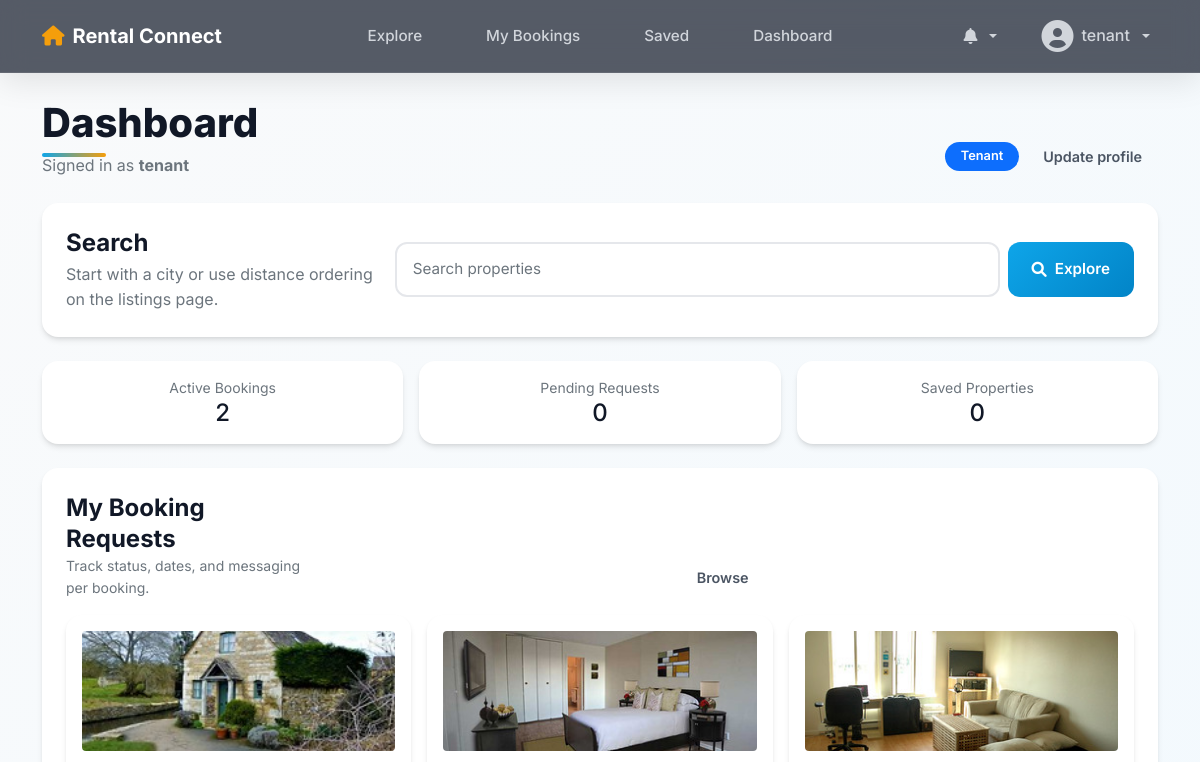
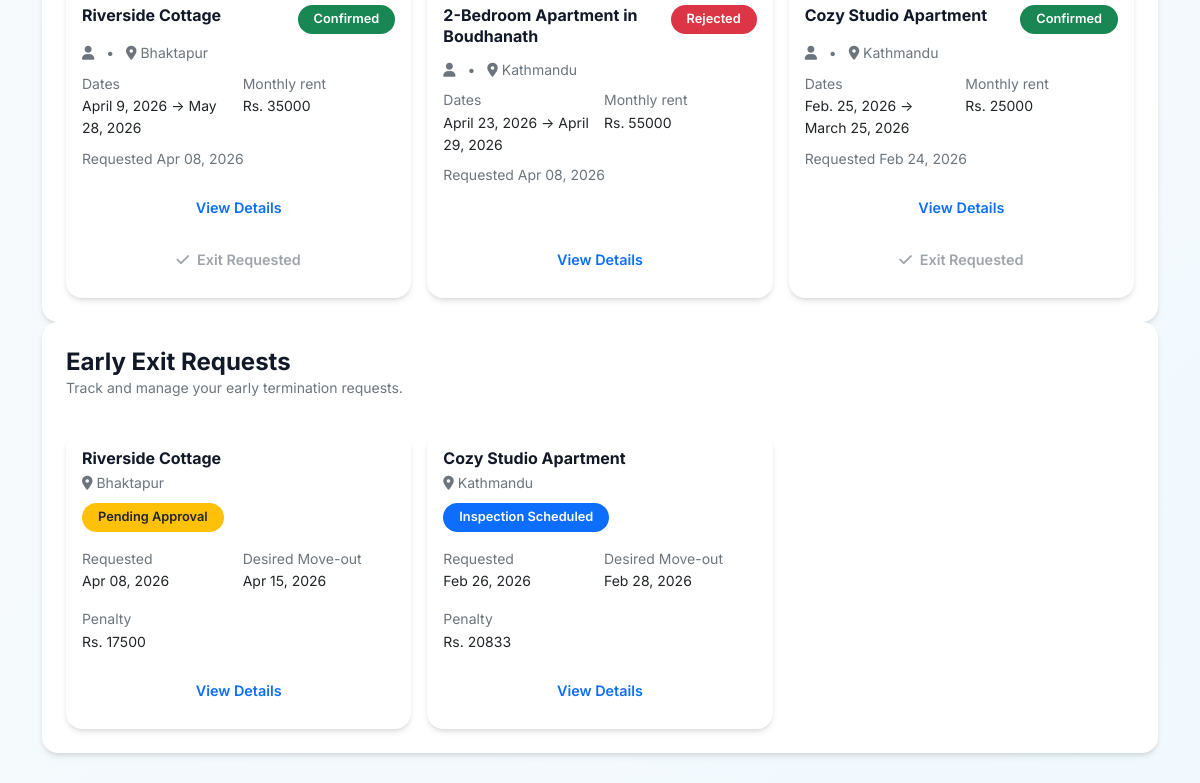
Before: /users/dashboard/ (signed in, upper part) with the older database file (2 pictures, top to bottom).
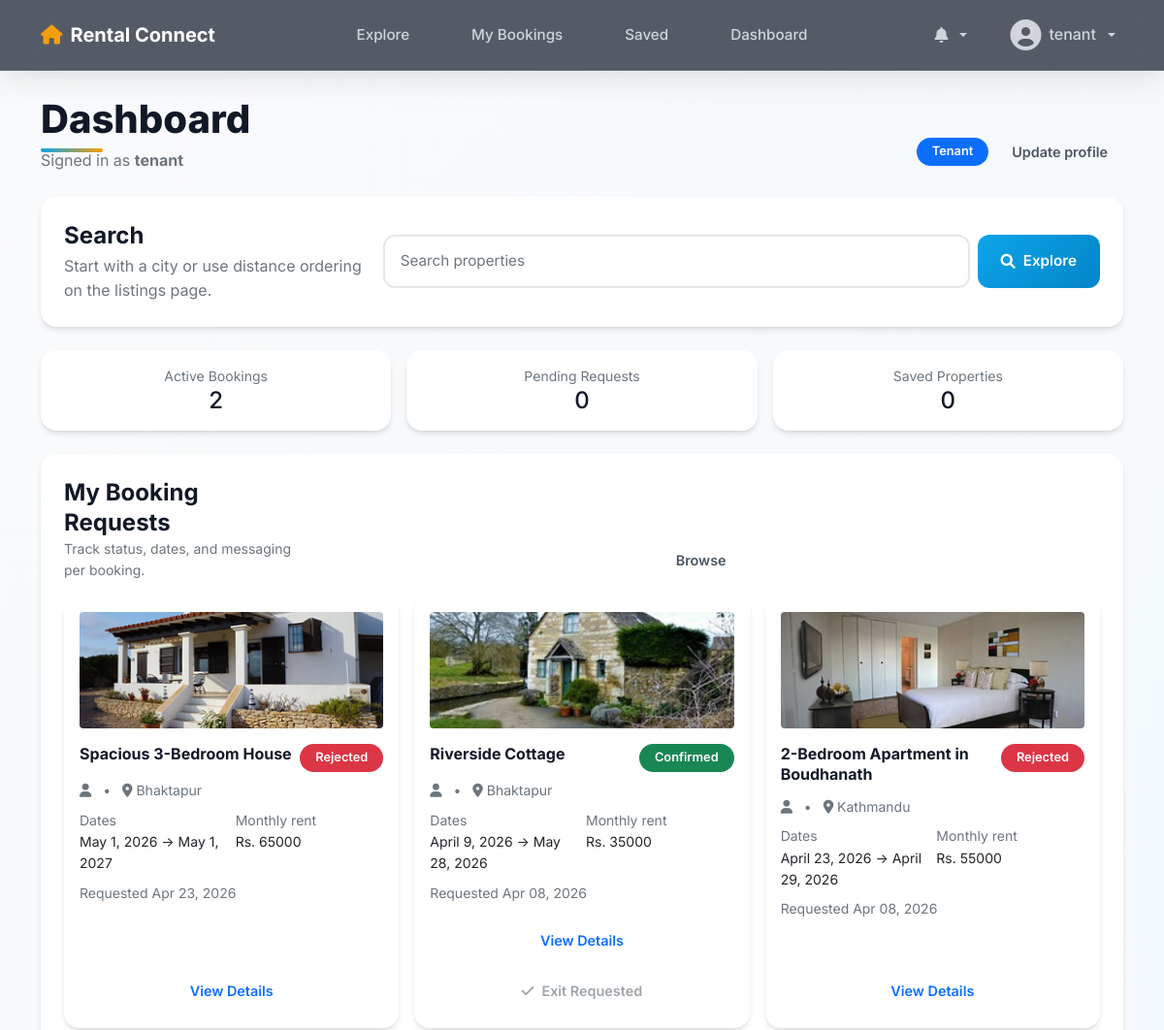
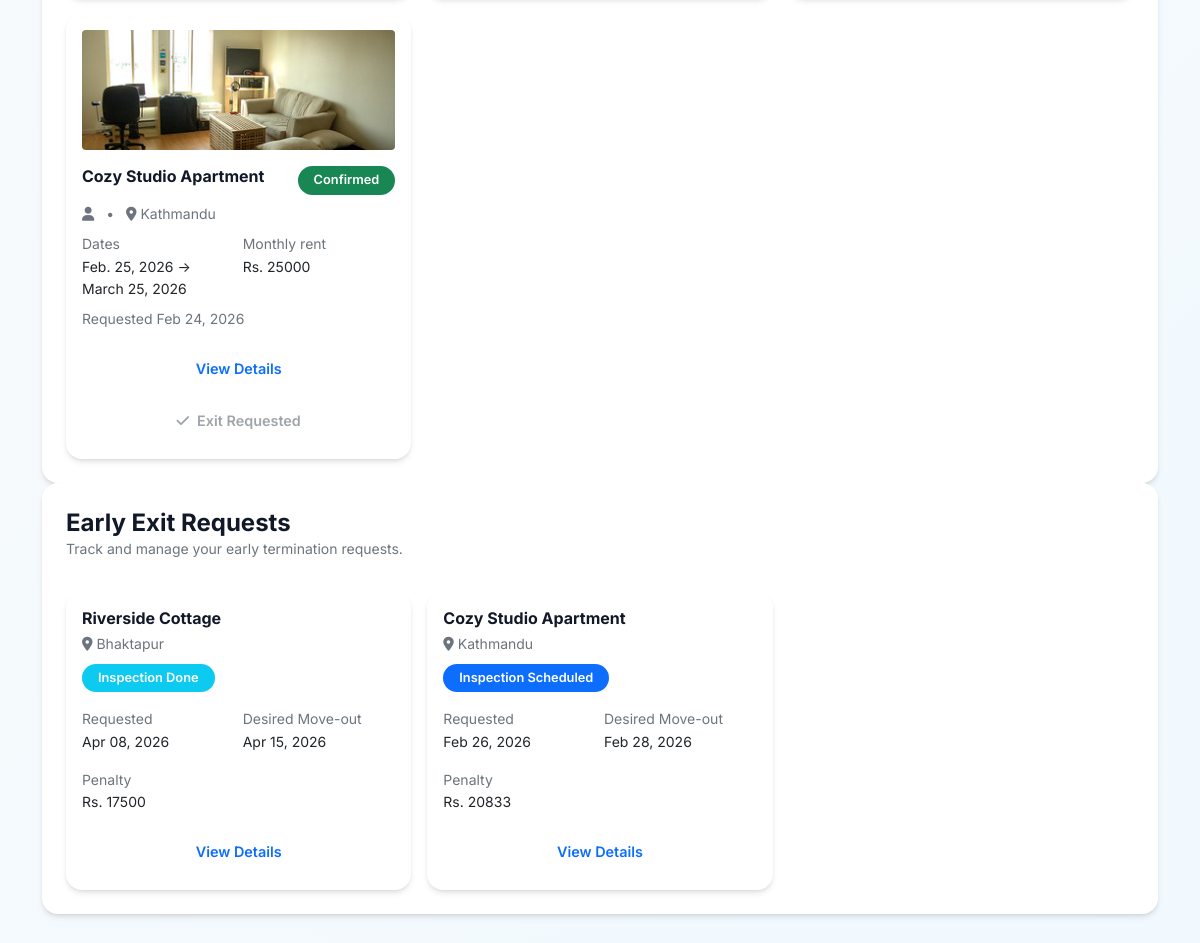
After: the same page with the newer database file (2 pictures, top to bottom).
### listings/models.py (models this page shows, shortened)
class Booking(models.Model):
    STATUS_CHOICES = (
        ('pending', 'Pending'),
        ('approved', 'Approved'),
        ('rejected', 'Rejected'),
        ('rented_out', 'Rented Out'),  # Finalized - property is occupied
        ('cancelled', 'Cancelled'),      # Tenant cancelled before checkout
        ('completed', 'Completed'),      # Tenancy ended normally
    )
    tenant = models.ForeignKey(CustomUser, on_delete=models.CASCADE, related_name='bookings_as_tenant')
    property = models.ForeignKey(Property, on_delete=models.CASCADE)
    start_date = models.DateField(db_index=True)  # Added index
    end_date = models.DateField(db_index=True)    # Added index
    monthly_rent = models.DecimalField(max_digits=10, decimal_places=2, null=True, blank=True)
    security_deposit = models.DecimalField(max_digits=10, decimal_places=2, null=True, blank=True)
    lock_in_months = models.PositiveIntegerField(default=0, help_text="Number of months tenant agrees not to exit early.")
    status = models.CharField(
        max_length=20,
        choices=STATUS_CHOICES,
        default='pending',
        db_index=True  # Added index
    )
    cancellation_reason = models.TextField(blank=True, null=True, help_text="Reason for cancellation (if cancelled)")
    finalized_at = models.DateTimeField(blank=True, null=True, help_text="When landlord finalized the booking (rented_out)")
    created_at = models.DateTimeField(auto_now_add=True)

class Property(models.Model):
    landlord = models.ForeignKey(
        CustomUser,
        on_delete=models.CASCADE,
        related_name='properties'
    )
    title = models.CharField(max_length=100)
    description = models.TextField()
    city = models.CharField(max_length=50, db_index=True)  # Added index
    rent = models.DecimalField(max_digits=10, decimal_places=2, db_index=True)  # Added index
    bedrooms = models.PositiveIntegerField()
    bathrooms = models.PositiveIntegerField()
    address = models.TextField()
    latitude = models.FloatField(null=True, blank=True, help_text="Decimal degrees")
    longitude = models.FloatField(null=True, blank=True, help_text="Decimal degrees")
    image = models.ImageField(
        upload_to='property_images/',
        blank=True,
        null=True,
        help_text="Primary property image (upload at least one image)"
    )
    is_verified = models.BooleanField(default=False, db_index=True)  # Added index
    created_at = models.DateTimeField(auto_now_add=True)
    class Meta:
        ordering = ['-created_at']

class EarlyExitRequest(models.Model):
    STATUS_CHOICES = (
        ('requested', 'Requested'),
        ('owner_approved', 'Owner Approved'),
        ('owner_rejected', 'Owner Rejected'),
        ('inspection_scheduled', 'Inspection Scheduled'),
        ('inspection_completed', 'Inspection Completed'),
        ('settlement_confirmed', 'Settlement Confirmed'),
        ('lease_terminated', 'Lease Terminated'),
        ('disputed', 'Disputed'),
    )
    booking = models.OneToOneField(Booking, on_delete=models.CASCADE, related_name='early_exit')
    request_date = models.DateTimeField(auto_now_add=True)
    desired_move_out = models.DateField()
    notice_given_days = models.PositiveIntegerField(null=True, blank=True)
    status = models.CharField(max_length=30, choices=STATUS_CHOICES, default='requested', db_index=True)
    owner_response_date = models.DateTimeField(null=True, blank=True)
    owner_comments = models.TextField(blank=True)
    penalty_amount = models.DecimalField(max_digits=10, decimal_places=2, default=0)
    deductions = models.DecimalField(max_digits=10, decimal_places=2, default=0)
    refund_amount = models.DecimalField(max_digits=10, decimal_places=2, default=0)
    last_updated = models.DateTimeField(auto_now=True)

### users/views.py (the view, shortened to what this page needs)
# urls.py: path('dashboard/', views.dashboard, name='dashboard'),
@login_required
def dashboard(request):
    bookings = None
    properties = None
    landlord_bookings = None
    stats = {}
    if request.user.is_tenant:
        bookings = Booking.objects.filter(
            tenant=request.user
        ).select_related('property', 'property__landlord').order_by('-created_at')
        user_lat = request.session.get('user_lat')
        user_lng = request.session.get('user_lng')
        if user_lat and user_lng:
            for booking in bookings:
                if booking.property.latitude and booking.property.longitude:
                    booking.distance = haversine(
                        (float(user_lat), float(user_lng)),
                        (booking.property.latitude, booking.property.longitude)
                    )
        exit_requests = EarlyExitRequest.objects.filter(booking__tenant=request.user)
        stats = {
            'total_bookings': bookings.count(),
            'pending_bookings': bookings.filter(status='pending').count(),
            'approved_bookings': bookings.filter(status='approved').count(),
            'rejected_bookings': bookings.filter(status='rejected').count(),
            'active_bookings': bookings.filter(status__in=['approved', 'rented_out']).count(),
            'exit_requests': exit_requests.count(),
        }
    return render(request, 'users/dashboard.html', {
        'is_admin': request.user.is_superuser,
        'is_tenant': request.user.is_tenant,
        'is_landlord': request.user.is_landlord,
        'bookings': bookings if bookings is not None else [],
        'properties': properties if properties is not None else [],
        'landlord_bookings': landlord_bookings if landlord_bookings is not None else [],
        'early_exits': EarlyExitRequest.objects.filter(booking__tenant=request.user).select_related('booking', 'booking__property').order_by('-request_date') if request.user.is_tenant else [],
        'stats': stats,
        'today': timezone.now().date(),
    })

### users/context_processors.py (called while the page is built)
def notifications(request):
    user = getattr(request, "user", None)
    if not user or not user.is_authenticated:
        return {
            "notifications_unread_count": 0,
            "notifications_latest": [],
        }
    qs = Notification.objects.filter(recipient=user).only(
        "id", "title", "message", "target_url", "is_read", "created_at"
    )
    return {
        "notifications_unread_count": qs.filter(is_read=False).count(),
        "notifications_latest": list(qs[:5]),
    }

### templates/users/dashboard.html (shortened to what the changed rows need)
{% extends "base.html" %}
{% block content %}
<div class="container my-4">
    <div class="d-flex flex-column flex-md-row justify-content-between align-items-start align-items-md-end gap-3 mb-4">
        <div>
            <h2 class="section-title mb-1">Dashboard</h2>
        </div>
    </div>
    {% if is_tenant %}
        <div class="card p-3 p-md-4">
            {% if bookings %}
                <div class="row g-3">
                    {% for booking in bookings %}
                    <div class="col-12 col-md-6 col-lg-4">
                        <div class="card h-100">
                            <div class="card-body d-flex flex-column">
                                {% if booking.property.image %}
                                    <img src="{{ booking.property.image.url }}" alt="" class="rounded mb-3" style="width:100%; height:120px; object-fit:cover;">
                                {% else %}
                                    <div class="rounded d-flex align-items-center justify-content-center mb-3" style="width:100%; height:120px; background: var(--gray-100); color: var(--gray-500);">
                                        <i class="fas fa-home"></i>
                                    </div>
                                {% endif %}
                                <div class="flex-grow-1">
                                    <div class="d-flex justify-content-between align-items-start mb-2">
                                        <h6 class="card-title mb-1">{{ booking.property.title }}</h6>
                                        {% if booking.status == 'approved' or booking.status == 'rented_out' %}
                                            <span class="badge bg-success">Confirmed</span>
                                        {% elif booking.status == 'rejected' or booking.status == 'cancelled' %}
                                            <span class="badge bg-danger">Rejected</span>
                                        {% else %}
                                            <span class="badge bg-warning text-dark">Pending</span>
                                        {% endif %}
                                    </div>
                                    <p class="text-muted small mb-2">
                                        <i class="fas fa-user"></i> {{ booking.property.landlord.first_name }} {{ booking.property.landlord.last_name }}
                                        <span class="mx-2">•</span>
                                        <i class="fas fa-map-marker-alt"></i> {{ booking.property.city }}
                                    </p>
                                    <div class="row g-2 mb-2">
                                        <div class="col-6">
                                            <div class="text-muted small">Dates</div>
                                            <div class="text-dark small">{{ booking.start_date }} → {{ booking.end_date }}</div>
                                        </div>
                                        <div class="col-6">
                                            <div class="text-muted small">Monthly rent</div>
                                            <div class="text-dark small">Rs. {{ booking.monthly_rent|default:booking.property.rent|floatformat:0 }}</div>
                                        </div>
                                    </div>
                                    <div class="text-muted small mb-3">
                                        Requested {{ booking.created_at|date:"M d, Y" }}
                                    </div>
                                </div>
                                <div class="d-flex flex-column gap-2 mt-auto">
                                    <div class="d-flex gap-2">
                                        <a href="{% url 'booking_detail' booking.id %}" class="btn btn-outline-primary btn-sm flex-grow-1">
                                            View Details
                                        </a>
                                    </div>
                                    {% if booking.status == 'approved' or booking.status == 'rented_out' %}
                                        {% if not booking.early_exit %}
                                            <a href="{% url 'request_early_exit' booking.id %}" class="btn btn-outline-warning btn-sm w-100">
                                                <i class="fas fa-door-open"></i> Early Exit
                                            </a>
                                        {% else %}
                                            <button class="btn btn-outline-secondary btn-sm w-100" disabled>
                                                <i class="fas fa-check"></i> Exit Requested
                                            </button>
                                        {% endif %}
                                    {% endif %}
                                </div>
                            </div>
                        </div>
                    </div>
                    {% endfor %}
                </div>
            {% endif %}
        </div>
        <div class="card p-3 p-md-4">
            {% if early_exits %}
                <div class="row g-3 mt-3">
                    {% for exit in early_exits %}
                    <div class="col-12 col-md-6 col-lg-4">
                        <div class="card h-100">
                            <div class="card-body d-flex flex-column">
                                <div class="mb-2">
                                    <h6 class="card-title mb-1">{{ exit.booking.property.title }}</h6>
                                    <p class="text-muted small mb-0">
                                        <i class="fas fa-map-marker-alt"></i> {{ exit.booking.property.city }}
                                    </p>
                                </div>
                                <div class="mb-3">
                                    {% if exit.status == 'requested' %}
                                        <span class="badge bg-warning text-dark">Pending Approval</span>
                                    {% elif exit.status == 'owner_approved' %}
                                        <span class="badge bg-info">Owner Approved</span>
                                    {% elif exit.status == 'owner_rejected' %}
                                        <span class="badge bg-danger">Rejected</span>
                                    {% elif exit.status == 'inspection_scheduled' %}
                                        <span class="badge bg-primary">Inspection Scheduled</span>
                                    {% elif exit.status == 'inspection_completed' %}
                                        <span class="badge bg-info">Inspection Done</span>
                                    {% elif exit.status == 'settlement_confirmed' %}
                                        <span class="badge bg-success">Settlement Confirmed</span>
                                    {% elif exit.status == 'lease_terminated' %}
                                        <span class="badge bg-success">Lease Terminated</span>
                                    {% elif exit.status == 'disputed' %}
                                        <span class="badge bg-danger">Disputed</span>
                                    {% else %}
                                        <span class="badge bg-secondary">{{ exit.get_status_display }}</span>
                                    {% endif %}
                                </div>
                                <div class="row g-2 mb-3">
                                    <div class="col-6">
                                        <div class="text-muted small">Requested</div>
                                        <div class="text-dark small">{{ exit.request_date|date:"M d, Y" }}</div>
                                    </div>
                                    <div class="col-6">
                                        <div class="text-muted small">Desired Move-out</div>
                                        <div class="text-dark small">{{ exit.desired_move_out|date:"M d, Y" }}</div>
                                    </div>
                                </div>
                                {% if exit.penalty_amount > 0 or exit.deductions > 0 %}
                                    <div class="row g-2 mb-3">
                                        {% if exit.penalty_amount > 0 %}
                                            <div class="col-6">
                                                <div class="text-muted small">Penalty</div>
                                                <div class="text-dark small">Rs. {{ exit.penalty_amount|floatformat:0 }}</div>
                                            </div>
                                        {% endif %}
                                    </div>
                                {% endif %}
                                <a href="{% url 'early_exit_detail' exit.id %}" class="btn btn-outline-primary btn-sm w-100 mt-auto">
                                    View Details
                                </a>
                            </div>
                        </div>
                    </div>
                    {% endfor %}
                </div>
            {% endif %}
        </div>
    {% endif %}
</div>
{% endblock %}

Changed rows visible on the page:
added Booking: property.image (picture), property "Spacious 3-Bedroom House", status "Rejected", property.city "Bhaktapur", start_date "May 1, 2026", end_date "May 1, 2027", monthly_rent "65000", created_at "Apr 23, 2026"
changed EarlyExitRequest "Apr 08, 2026": status "Pending Approval" → "Inspection Done"
